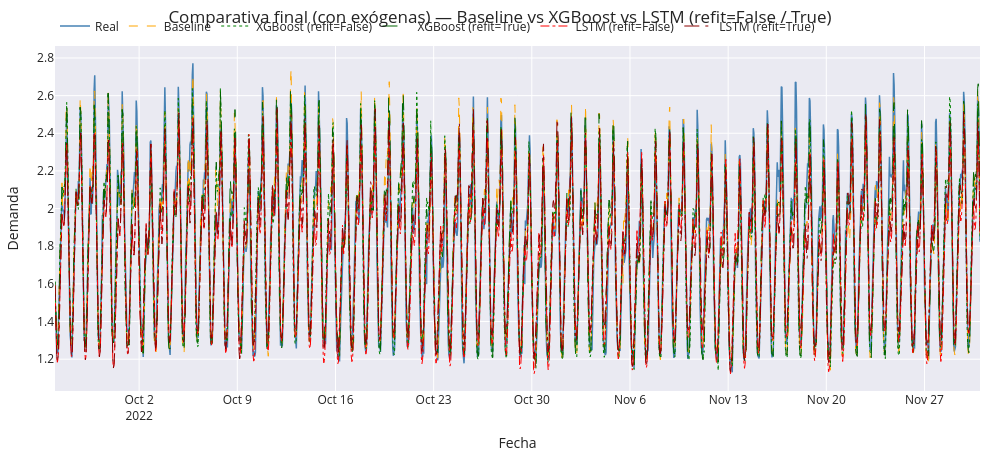

The notebook cell this image was saved under:
### Markdown cell above
**Interpretación de la tabla:** la tabla anterior resume el resultado de las ocho configuraciones evaluadas. XGBoost obtiene el menor error en las cuatro combinaciones que evalúa -con y sin exógenas, con y sin reentrenamiento-, con un MAE entre 0,069440 y 0,070390, entre un 2,39% y un 3,71% mejor que el Baseline. El reentrenamiento semanal (refit=True) aporta una mejora adicional modesta en XGBoost, tanto sin exógenas (de 3,65% a 3,71% de mejora) como con exógenas (de 2,39% a 3,48%), a un coste computacional que se mantiene siempre en el orden de los segundos.

LSTM, en todas sus configuraciones, obtiene un error superior al del Baseline: el MAE oscila entre 0,089669 (con exógenas y refit=True, su mejor resultado) y 0,114332 (sin exógenas y sin reentrenamiento, su peor resultado), entre un 24,34% y un 58,54% peor que el Baseline. Dentro de LSTM, dos factores mejoran claramente el resultado: incorporar las variables exógenas (ya comentado más arriba) y reentrenar semanalmente, aunque este segundo factor tiene un coste computacional muy superior al de XGBoost -de 115,3 segundos a 25,2 minutos sin exógenas, y de 427,8 segundos a 76,0 minutos con exógenas-, sin llegar a igualar el rendimiento de XGBoost en ninguna de las combinaciones evaluadas.

### Code cell
# Gráfico comparativo final — todos los modelos con exógenas sobre el período de Test
# ==============================================================================
pred_lstm_plot       = predicciones_lstm.loc[predicciones_lstm['level'] == 'Demand', 'pred']        # predicciones LSTM sin reentrenar
pred_lstm_refit_plot = predicciones_lstm_refit.loc[predicciones_lstm_refit['level'] == 'Demand', 'pred']  # predicciones LSTM reentrenado semanalmente

fig = go.Figure()
fig.add_trace(go.Scatter(x=datos_test.index, y=datos_test['Demand'],
                         name='Real', mode='lines',
                         line=dict(color='steelblue', width=1.5)))                          # serie real de referencia
fig.add_trace(go.Scatter(x=predicciones_baseline.index, y=predicciones_baseline['pred'],
                         name='Baseline', mode='lines',
                         line=dict(color='orange', dash='dash', width=1)))
fig.add_trace(go.Scatter(x=predicciones_xgboost.index, y=predicciones_xgboost['pred'],
                         name='XGBoost (refit=False)', mode='lines',
                         line=dict(color='green', dash='dot', width=1)))
fig.add_trace(go.Scatter(x=predicciones_xgboost_refit.index, y=predicciones_xgboost_refit['pred'],
                         name='XGBoost (refit=True)', mode='lines',
                         line=dict(color='darkgreen', dash='longdash', width=1)))
fig.add_trace(go.Scatter(x=pred_lstm_plot.index, y=pred_lstm_plot.values,
                         name='LSTM (refit=False)', mode='lines',
                         line=dict(color='red', dash='dashdot', width=1)))
fig.add_trace(go.Scatter(x=pred_lstm_refit_plot.index, y=pred_lstm_refit_plot.values,
                         name='LSTM (refit=True)', mode='lines',
                         line=dict(color='darkred', dash='longdashdot', width=1)))
fig.update_layout(
    title       = 'Comparativa final (con exógenas) — Baseline vs XGBoost vs LSTM (refit=False / True)',
    xaxis_title = 'Fecha',
    yaxis_title = 'Demanda',
    width=1000, height=460,
    margin=dict(l=20, r=20, t=45, b=20),
    legend=dict(orientation='h', yanchor='top', y=1.10, xanchor='left', x=0)
)
fig.show()

### Figure 1 — Plotly figure (JSON) as saved in the notebook; plotly's stock layout.template omitted (floating-point values rounded to 4 significant figures; data arrays with more than 128 entries replaced by an {"elided": "..."} marker saying what was removed)
{"data": [{"line": {"color": "steelblue", "width": 1.5}, "mode": "lines", "name": "Real", "type": "scatter", "x": {"elided": "1584 str values"}, "y": {"elided": "1584 float values"}}, {"line": {"color": "orange", "dash": "dash", "width": 1}, "mode": "lines", "name": "Baseline", "type": "scatter", "x": {"elided": "1584 str values"}, "y": {"elided": "1584 float values"}}, {"line": {"color": "green", "dash": "dot", "width": 1}, "mode": "lines", "name": "XGBoost (refit=False)", "type": "scatter", "x": {"elided": "1584 str values"}, "y": {"elided": "1584 float values"}}, {"line": {"color": "darkgreen", "dash": "longdash", "width": 1}, "mode": "lines", "name": "XGBoost (refit=True)", "type": "scatter", "x": {"elided": "1584 str values"}, "y": {"elided": "1584 float values"}}, {"line": {"color": "red", "dash": "dashdot", "width": 1}, "mode": "lines", "name": "LSTM (refit=False)", "type": "scatter", "x": {"elided": "1584 str values"}, "y": {"elided": "1584 float values"}}, {"line": {"color": "darkred", "dash": "longdashdot", "width": 1}, "mode": "lines", "name": "LSTM (refit=True)", "type": "scatter", "x": {"elided": "1584 str values"}, "y": {"elided": "1584 float values"}}], "layout": {"height": 460, "legend": {"orientation": "h", "x": 0, "xanchor": "left", "y": 1.1, "yanchor": "top"}, "margin": {"b": 20, "l": 20, "r": 20, "t": 45}, "title": {"text": "Comparativa final (con exógenas) — Baseline vs XGBoost vs LSTM (refit=False / True)"}, "width": 1000, "xaxis": {"title": {"text": "Fecha"}}, "yaxis": {"title": {"text": "Demanda"}}}}
